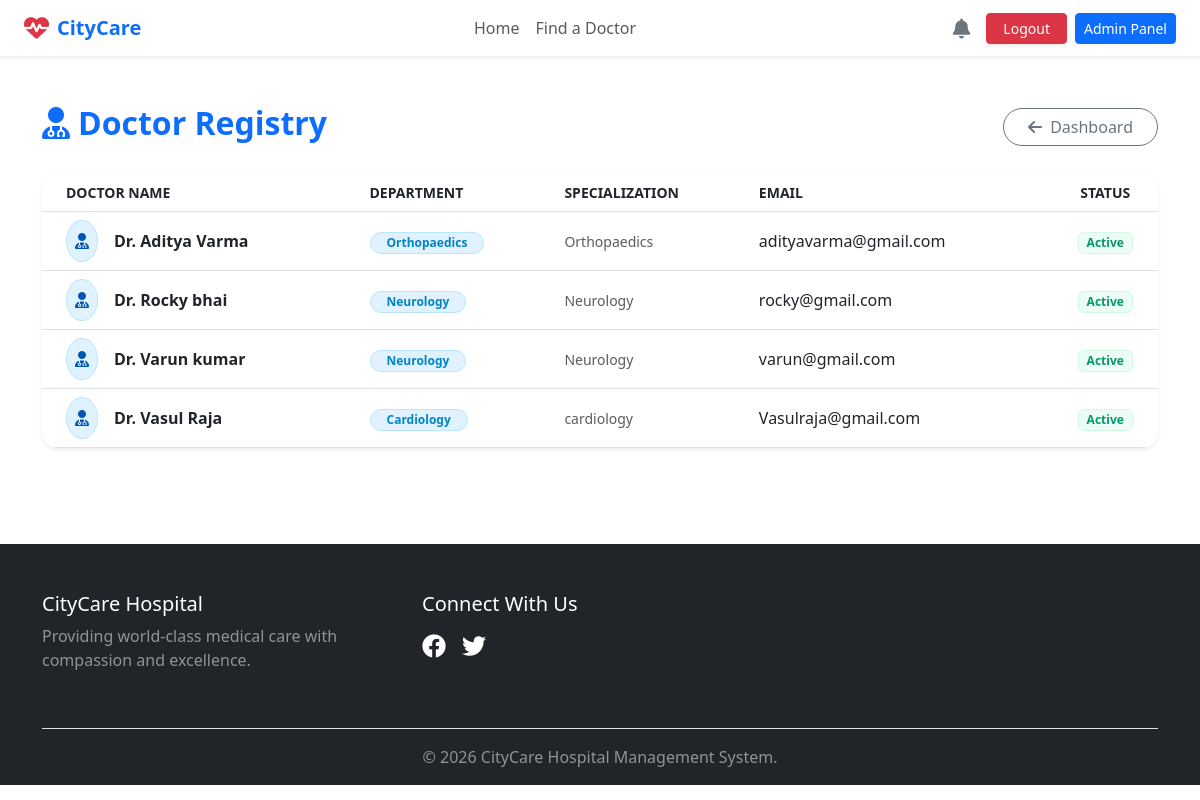
The page /admin-panel/doctors/ (signed in) on the database its author committed.
### doctors/models.py (models this page shows, shortened)
class Doctor(models.Model):
    objects = None
    user = models.OneToOneField(settings.AUTH_USER_MODEL, on_delete=models.CASCADE)
    department = models.ForeignKey(Department, on_delete=models.SET_NULL, null=True, related_name='doctors')
    specialization = models.CharField(max_length=150)
    profile_picture = models.ImageField(upload_to='profile_pics/doctors/', null=True, blank=True)
    available_days = models.CharField(max_length=100, help_text="e.g., Mon, Wed, Fri")

### accounts/models.py (models this page shows, shortened)
class CustomUser(AbstractUser):
    is_admin = models.BooleanField(default=False)
    is_doctor = models.BooleanField(default=False)
    is_patient = models.BooleanField(default=False)

### core/models.py (models this page shows, shortened)
class Department(models.Model):
    name = models.CharField(max_length=100, unique=True)
    description = models.TextField(blank=True)
    icon = models.ImageField(upload_to='department_icons/', null=True, blank=True)

### dashboard/views.py (the view)
# urls.py: path('admin-panel/doctors/', dashboard_views.admin_doctor_list, name='admin_doctor_list'),
@login_required
def admin_doctor_list(request):
    if not (request.user.is_superuser or request.user.is_staff):
        return redirect('home')
    doctors = Doctor.objects.all().order_by('user__first_name')
    return render(request, 'dashboard/admin_doctor_list.html', {'doctors': doctors})

### dashboard/context_processors.py (called while the page is built)
def user_notifications(request):
    if request.user.is_authenticated:
        unread_notifications = Notification.objects.filter(user=request.user, is_read=False).order_by('-created_at')
        return {
            'notifications': unread_notifications,
            'unread_count': unread_notifications.count()
        }
    return {'notifications': [], 'unread_count': 0}

### templates/dashboard/admin_doctor_list.html (shortened to what this page needs)
{% extends 'base.html' %}
{% block content %}
<div class="container py-5">
    <div class="d-flex justify-content-between align-items-center mb-4">
        <h2 class="fw-bold text-primary"><i class="fas fa-user-md me-2"></i>Doctor Registry</h2>
        <a href="{% url 'admin_panel' %}" class="btn btn-outline-secondary rounded-pill px-4">
            <i class="fas fa-arrow-left me-1"></i> Dashboard
        </a>
    </div>
    <div class="card border-0 shadow-sm rounded-4 overflow-hidden">
        <div class="table-responsive">
            <table class="table table-hover align-middle mb-0">
                <thead class="bg-light text-muted small text-uppercase">
                    <tr>
                        <th class="ps-4">Doctor Name</th>
                        <th>Department</th>
                        <th>Specialization</th>
                        <th>Email</th>
                        <th class="text-center">Status</th>
                    </tr>
                </thead>
                <tbody>
                    {% for doctor in doctors %}
                    <tr>
                        <td class="ps-4">
                            <div class="d-flex align-items-center">
                                <div class="bg-primary-soft rounded-circle p-2 me-3 text-primary">
                                    <i class="fas fa-user-md"></i>
                                </div>
                                <div class="fw-bold text-dark">Dr. {{ doctor.user.get_full_name|default:doctor.user.username }}</div>
                            </div>
                        </td>
                        <td>
                            <span class="badge bg-info-soft text-info rounded-pill px-3">
                                {{ doctor.department.name|default:"General" }}
                            </span>
                        </td>
                        <td class="text-muted small">{{ doctor.specialization }}</td>
                        <td>{{ doctor.user.email }}</td>
                        <td class="text-center">
                            <span class="badge bg-success-soft text-success">Active</span>
                        </td>
                    </tr>
                    {% empty %}
                    <tr>
                        <td colspan="5" class="text-center py-5 text-muted">No doctors registered.</td>
                    </tr>
                    {% endfor %}
                </tbody>
            </table>
        </div>
    </div>
</div>
{% endblock %}

### static/css/style.css (style rules this page uses)
.bg-success-soft { background-color: #ecfdf5 !important; color: #059669 !important; border: 1px solid #d1fae5; }
.bg-info-soft { background-color: #e0f2fe !important; color: #0284c7 !important; border: 1px solid #bae6fd; }
.bg-primary-soft { background-color: #e0f2fe !important; color: #0056b3 !important; border: 1px solid #bae6fd; }

### templates/dashboard/admin_doctor_list.html (style rules this page uses)
.bg-primary-soft { background-color: #e7f1ff; }
.bg-info-soft { background-color: #e1f5fe; }
.bg-success-soft { background-color: #e8f5e9; }

### rows shown on the page
Doctor: user.get_full_name "Aditya Varma", department.name "Orthopaedics", specialization "Orthopaedics", user.email "adityavarma@gmail.com"
Doctor: user.get_full_name "Rocky bhai", department.name "Neurology", specialization "Neurology", user.email "rocky@gmail.com"
Doctor: user.get_full_name "Varun kumar", department.name "Neurology", specialization "Neurology", user.email "varun@gmail.com"
Doctor: user.get_full_name "Vasul Raja", department.name "Cardiology", specialization "cardiology", user.email "Vasulraja@gmail.com"
